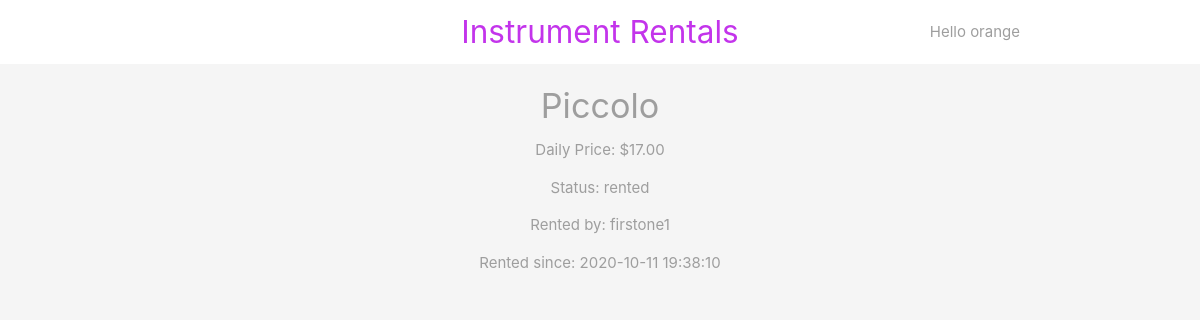
Page /inst_details.php?id=6 (signed in) on the committed database.
### tables this page shows
CREATE TABLE `instrument` (
  `inst_id` int(11) NOT NULL,
  `name` varchar(255) NOT NULL,
  `date_posted` datetime DEFAULT NULL,
  `price` decimal(10,2) NOT NULL,
  `status` enum('available','hidden','rented') NOT NULL DEFAULT 'hidden',
  `rent_time` datetime DEFAULT NULL,
  `owner_username` varchar(32) NOT NULL,
  `renter_username` varchar(32) DEFAULT NULL
);

### inst_details.php (the view, shortened to what this page needs)
<?php
	include('db_connection.php');
	if(isset($_GET['id'])) {
		$id = mysqli_real_escape_string($conn, $_GET['id']);
		$sql = "SELECT * FROM instrument WHERE inst_id = $id";
		$result = mysqli_query($conn, $sql);
		$instrument = mysqli_fetch_assoc($result);
	}
 ?>
 <!DOCTYPE html>
 <html>
 <?php include 'inst_header2.php'; ?>
<div class="container center grey-text">
	<?php if($instrument): ?>
		<h4><?php echo htmlspecialchars($instrument['name']); ?></h4>
		<p>Daily Price: $<?php echo htmlspecialchars($instrument['price']); ?></p>
		<p>Status: <?php echo htmlspecialchars($instrument['status']); ?></p>
		<?php if (!empty($instrument['renter_username'])) { ?>
			<p>Rented by: <?php echo htmlspecialchars($instrument['renter_username']); ?></p>
			<p>Rented since: <?php echo date($instrument['rent_time']); ?></p>
		<?php } ?>
		<?php else: ?>
			<h5>No such instrument exists!</h5>
		<?php endif; ?>
</div>
 </html>

### rows in the picture
instrument: name "Piccolo", price "17.00", status "rented", renter_username "firstone1", rent_time "2020-10-11 19:38:10"

### other values in the picture
$username "orange"
